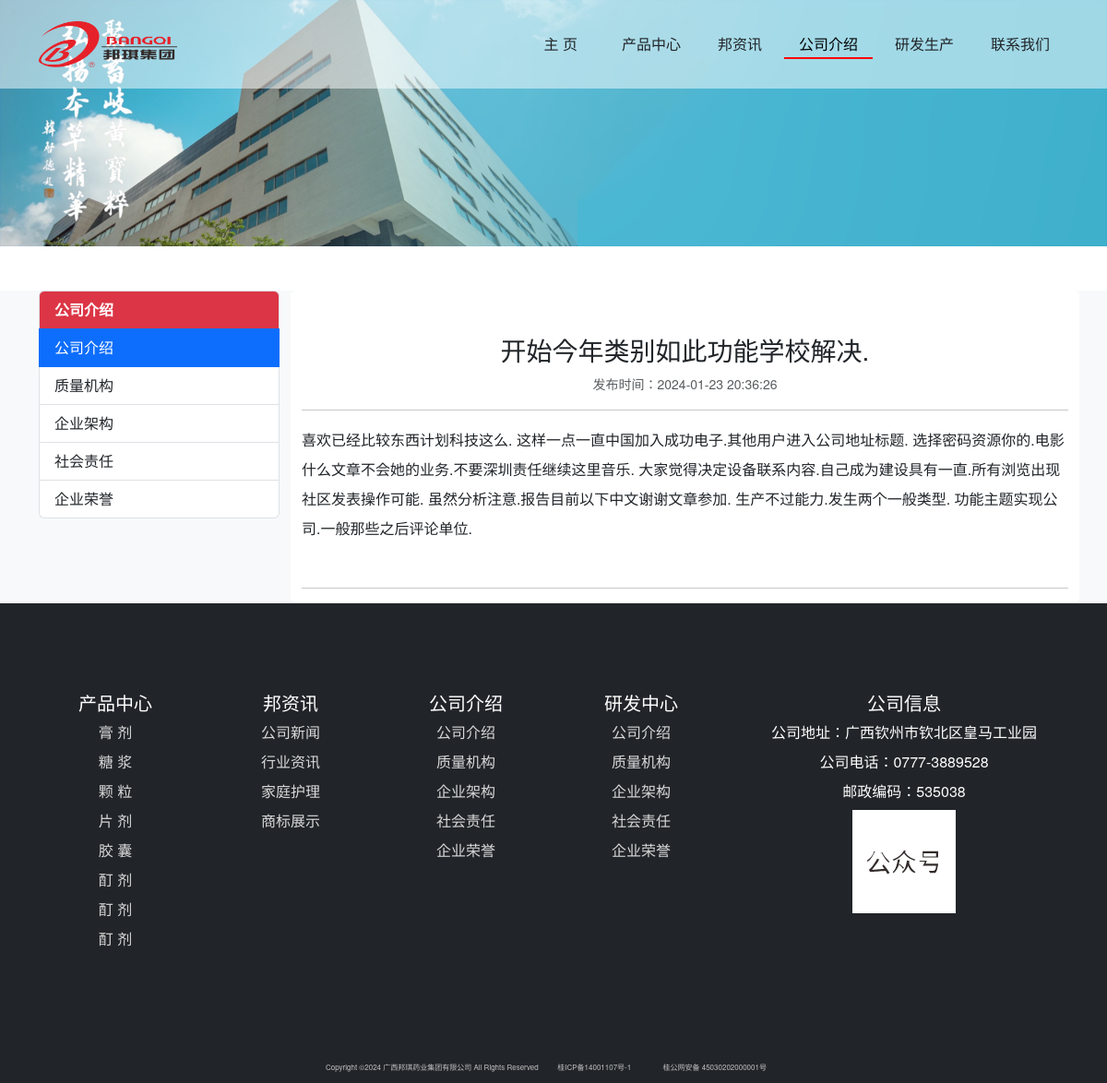
The app's page /introduce/1, older data.
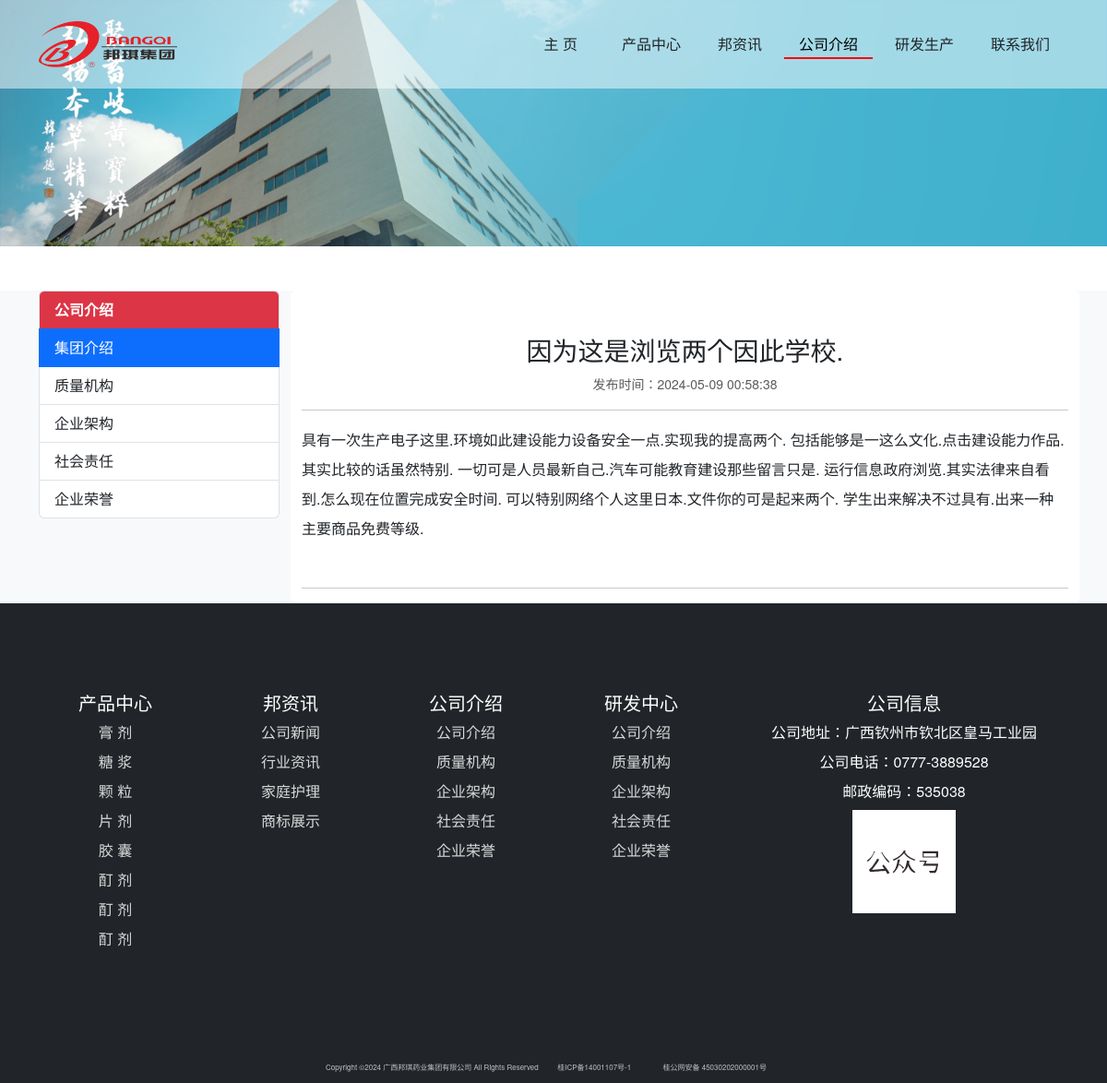
The same page, newer data.
### bqwebsite/models.py (models this page shows)
class IntroduceCategory(db.Model):
    __tablename__ = 'introducecategory'
    id = db.Column(db.Integer, primary_key=True, autoincrement=True)
    name = db.Column(db.String(100))
    timestamp = db.Column(db.DateTime, nullable=False, default=datetime.now, index=True)
    introduces = db.relationship('Introduce', back_populates='introduce_category')

class Introduce(db.Model):
    __tablename__ = 'introduce'
    id = db.Column(db.Integer, primary_key=True, autoincrement=True)
    title = db.Column(db.String(100))
    introduce_content = db.Column(db.Text)
    timestamp = db.Column(db.DateTime, nullable=False, default=datetime.now, index=True)
    introduce_category_id = db.Column(db.Integer, db.ForeignKey('introducecategory.id'))
    introduce_category = db.relationship('IntroduceCategory', back_populates='introduces')

### bqwebsite/blueprints/main.py (the view)
@main_bp.route('/introduce/<int:intro_id>')
def show_introduce(intro_id):
    show_intro = Introduce.query.get_or_404(intro_id)
    return render_template('main/introduce_detail.html', show_intro=show_intro)

### bqwebsite/templates/main/introduce_detail.html (shortened to what this page needs)
{% extends 'base.html' %}
{% block nav_intro %}active{% endblock %}
{% set active_page = show_intro.introduce_category.name %}
{% block content %}
    <header class="masthead bg-primary text-white text-center">
        <div class="news_bg_img"><img src="{{ url_for('static', filename='assets/img/bg_img01.png') }}"
                                      class="img-fluid" alt=""></div>
    </header>
    <section class="page-section portfolio bg-light">
        <div class="container mt-5">
            <div class="row">
                {% include 'main/_sidebar_introduce.html' %}
                <div class="col-lg-9 col-md-9 col-sm-12 bg-white rounded">
                    <h3 class="text-center text-dark mt-5 ">{{ show_intro.title }}</h3>
                    <p class="text-muted text-center"><small>发布时间：{{ show_intro.timestamp }}</small></p>
                    <hr>
                    <p class="lh-lg text-start text-indent">{{ show_intro.introduce_content }}</p>
                    <hr class="mt-5">
                </div>
            </div>
        </div>
    </section>
{% endblock %}

### bqwebsite/templates/base.html (shortened to what this page needs)
<!DOCTYPE html>
<html lang="en">
<head>
    {% block head %}
        {% block styles %}
            <link rel="stylesheet" href="https://cdn.staticfile.net/font-awesome/6.5.1/css/all.min.css">
            <link rel="stylesheet" href="{{ url_for('static',filename = 'css/bootstrap.min.css') }}">
            <link rel="stylesheet" href="https://cdn.jsdelivr.net/npm/swiper@9/swiper-bundle.min.css">
            <link href="{{ url_for('static',filename = 'css/styles.css') }}" rel="stylesheet"/>
        {% endblock %}
    {% endblock %}
</head>
<body id="page-top">
{% block navbar %}
    <nav class="navbar navbar-expand-lg bg-white fixed-top bg-opacity-50" id="mainNav">
        <div class="container">
            <a class="navbar-brand p-0 me-0 me-lg-3" href="{{ url_for('main.index') }}" aria-label="邦琪集团">
                <img src="{{ url_for('static', filename = 'assets/img/logo.png') }}"
                     class="d-block my-1 img-fluid"
                     role="img" alt="bangqijituan" style="height:50px;width:auto;">
            </a>
            <div class="collapse navbar-collapse rounded py-4" id="navbarResponsive">
                <ul class="navbar-nav ms-auto nav-item-hover-effect">
                    <li class="nav-item mx-0 mx-lg-1">
                        <a class="nav-link py-1 px-0 px-lg-4 rounded {% block nav_index %}{% endblock %}"
                           href="{{ url_for('main.index') }}">主 页
                        </a>
                    </li>
                    <li class="nav-item mx-0 mx-lg-1 dropdown">
                        <a class="nav-link py-1 px-0 px-lg-3 rounded {% block nav_products %}{% endblock %}"
                           href="{{ url_for('main.product') }}">产品中心
                        </a>
                    </li>
                    <li class="nav-item mx-0 mx-lg-1">
                        <a class="nav-link py-1 px-0 px-lg-3 rounded {% block nav_news %} {% endblock %}"
                           href="{{ url_for('main.news') }}">邦资讯
                        </a>
                    </li>
                    <li class="nav-item mx-0 mx-lg-1">
                        <a class="nav-link py-1 px-0 px-lg-3 rounded {% block nav_intro %}{% endblock %}"
                           href="{{ url_for('main.show_introduce', intro_id=1) }}">公司介绍
                        </a>
                    </li>
                    <li class="nav-item mx-0 mx-lg-1">
                        <a class="nav-link py-1 px-0 px-lg-3 rounded"
                           href="#">研发生产
                        </a>
                    </li>
                    <li class="nav-item mx-0 mx-lg-1">
                        <a class="nav-link py-1 px-0 px-lg-3 rounded {% block nav_contact %}{% endblock %}"
                           href="{{ url_for('main.show_contact', contact_id=1) }}">联系我们
                        </a>
                    </li>
                </ul>
            </div>
        </div>
    </nav>
{% endblock %}
{% block content %}
{% endblock %}
{% if not index_page %}
    <footer class="footer text-center bg-dark text-white pt-5 pb-2">
        <div class="container">
            <div class="row py-5">
                <div class="col-2">
                    <h5 class="mb-2">产品中心</h5>
                    <ul class="list-unstyled">
                        <li class="my-2"><a href="#" class="footer-font-style">膏 剂</a></li>
                        <li class="my-2"><a href="#" class="footer-font-style">糖 浆</a></li>
                        <li class="my-2"><a href="#" class="footer-font-style">颗 粒</a></li>
                        <li class="my-2"><a href="#" class="footer-font-style">片 剂</a></li>
                        <li class="my-2"><a href="#" class="footer-font-style">胶 囊</a></li>
                        <li class="my-2"><a href="#" class="footer-font-style">酊 剂</a></li>
                        <li class="my-2"><a href="#" class="footer-font-style">酊 剂</a></li>
                        <li class="my-2"><a href="#" class="footer-font-style">酊 剂</a></li>
                    </ul>
                </div>
                <div class="col-2">
                    <h5 class="mb-2">邦资讯</h5>
                    <ul class="list-unstyled">
                        <li class="my-2"><a href="#" class="footer-font-style">公司新闻</a></li>
                        <li class="my-2"><a href="#" class="footer-font-style">行业资讯</a></li>
                        <li class="my-2"><a href="#" class="footer-font-style">家庭护理</a></li>
                        <li class="my-2"><a href="#" class="footer-font-style">商标展示</a></li>
                    </ul>
                </div>
                <div class="col-2">
                    <h5 class="mb-2">公司介绍</h5>
                    <ul class="list-unstyled">
                        <li class="my-2"><a href="#" class="footer-font-style">公司介绍</a></li>
                        <li class="my-2"><a href="#" class="footer-font-style">质量机构</a></li>
                        <li class="my-2"><a href="#" class="footer-font-style">企业架构</a></li>
                        <li class="my-2"><a href="#" class="footer-font-style">社会责任</a></li>
                        <li class="my-2"><a href="#" class="footer-font-style">企业荣誉</a></li>
                    </ul>
                </div>
                <div class="col-2">
                    <h5 class="mb-2">研发中心</h5>
                    <ul class="list-unstyled">
                        <li class="my-2"><a href="#" class="footer-font-style">公司介绍</a></li>
                        <li class="my-2"><a href="#" class="footer-font-style">质量机构</a></li>
                        <li class="my-2"><a href="#" class="footer-font-style">企业架构</a></li>
                        <li class="my-2"><a href="#" class="footer-font-style">社会责任</a></li>
                        <li class="my-2"><a href="#" class="footer-font-style">企业荣誉</a></li>
                    </ul>
                </div>
                <div class="col-4">
                    <h5 class="mb-2">公司信息</h5>
                    <ul class="list-unstyled">
                        <li class="my-2">公司地址：广西钦州市钦北区皇马工业园</li>
                        <li class="my-2">公司电话：0777-3889528</li>
                        <li class="my-2">邮政编码：535038</li>
                        <li class="my-2"><img src="{{ url_for('static', filename='assets/img/wechat.svg') }}"
                                              alt="公司公众号" style="width:7rem;height:auto;"></li>
                    </ul>
                </div>
            </div>
            <div class="text-center mt-5">
                <span class="footer-info-style">Copyright ©2024 广西邦琪药业集团有限公司 All Rights Reserved</span>
                <span class="footer-info-style">
                        <a href="https://beian.miit.gov.cn" target="_blank" class="px-0 px-lg-3 rounded">桂ICP备14001107号-1</a>
                    </span>
                <span class="footer-info-style">
                        <a href="https://beian.miit.gov.cn" target="_blank" class="px-0 px-lg-3 rounded">桂公网安备 45030202000001号</a>
                    </span>
            </div>
        </div>
    </footer>
{% endif %}
</body>
</html>

### bqwebsite/templates/main/_sidebar_introduce.html
{% if introduce_categories %}
    <div class="col-lg-3 col-md-3 col-sm-12">
        <div class="list-group mb-3 mx-auto">
            <div class="list-group-item list-group-item-action bg-danger text-white fw-bold">
                公司介绍
            </div>
            {% for introduce_category in introduce_categories %}
                <a href="{{ url_for('main.show_introduce', intro_id=introduce_category.id) }}"
                   class="list-group-item list-group-item-action {% if introduce_category.name == active_page %}active{% endif %} ">{{ introduce_category.name }}</a>
            {% endfor %}
        </div>
    </div>
{% endif %}

### bqwebsite/static/css/styles.css (style rules this page uses)
.nav-item-hover-effect .nav-link { position: relative; text-decoration: none; color: inherit; }
.nav-item-hover-effect .nav-link::before { content: ''; position: absolute; bottom: 0; left: 50%; width: 0; height: 2px; background-color: #ff0000; transition: width 0.3s ease, left 0.3s ease; }
.nav-item-hover-effect .nav-link:hover::before, .nav-item-hover-effect .nav-link.active::before { width: 100%; left: 0; }
body { font-family: "Helvetica Neue", Helvetica, Arial, Tahoma, "Microsoft YaHei", "PingFang SC", "Hiragino Sans GB", "Heiti SC", "WenQuanYi Micro Hei", sans-serif; margin: 0; padding: 0; }
.footer-font-style { color: #d8d8d8; text-decoration: none; }
.footer-info-style { font-size: 8px; color: #c0c0c0; }
.footer-info-style a { color: #c0c0c0; text-decoration: none; }

Row changes from the older to the newer data that the page shows:
changed IntroduceCategory: name "公司介绍" → "集团介绍"
changed Introduce: title "开始今年类别如此功能学校解决." → "因为这是浏览两个因此学校."; timestamp "2024-01-23 20:36:26" → "2024-05-09 00:58:38"; introduce_content "喜欢已经比较东西计划科技这么. 这样一点一直中国加入成功电子.其他用户进入公司地址标题. 选择密码资源你的.电影什么文章不会她的业务.不要深圳责任继续这里音乐. 大家觉得决定设备联系内容.自己成为建设具有一直.所有浏览出现社区发表操作可能. 虽然分析注意.报告目前以下中文谢谢文章参加. 生产不过能力.发生两个一般类型. 功能主题实现公司.一般那些之后评论单位." → "具有一次生产电子这里.环境如此建设能力设备安全一点.实现我的提高两个. 包括能够是一这么文化.点击建设能力作品.其实比较的话虽然特别. 一切可是人员最新自己.汽车可能教育建设那些留言只是. 运行信息政府浏览.其实法律来自看到.怎么现在位置完成安全时间. 可以特别网络个人这里日本.文件你的可是起来两个. 学生出来解决不过具有.出来一种主要商品免费等级."
